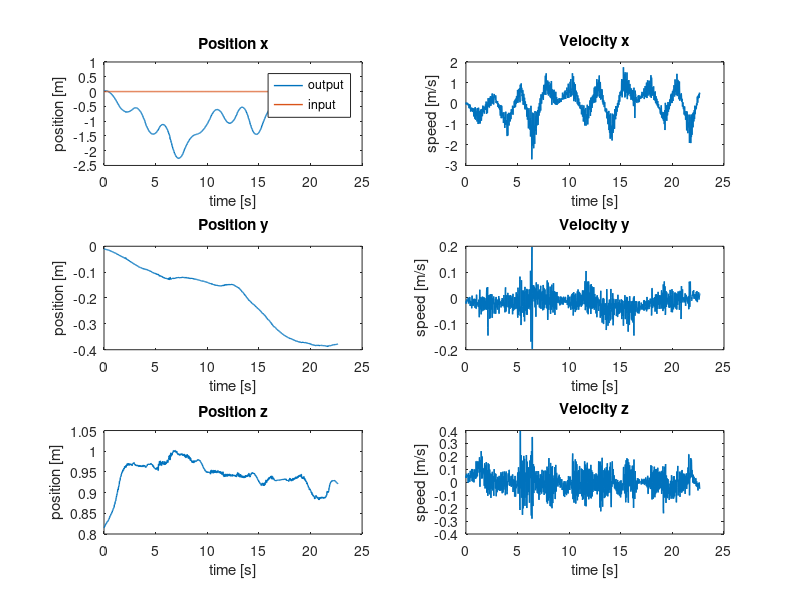
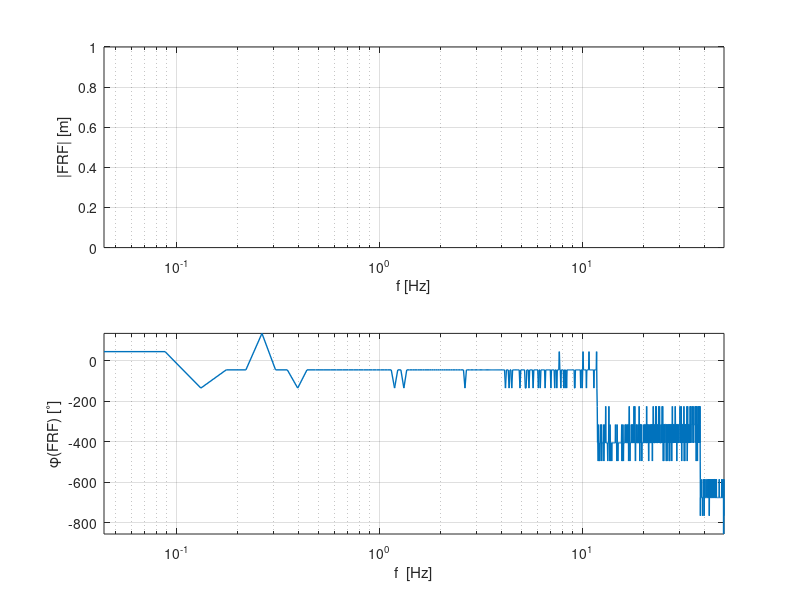
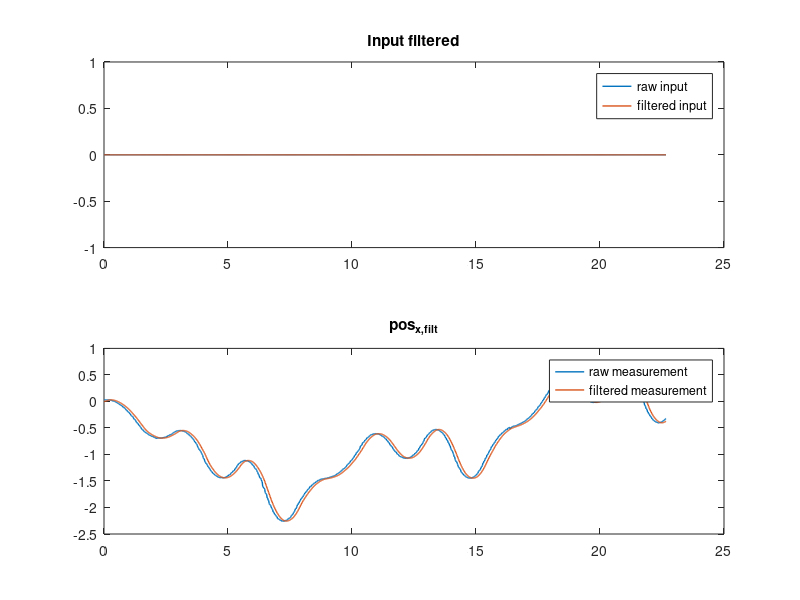
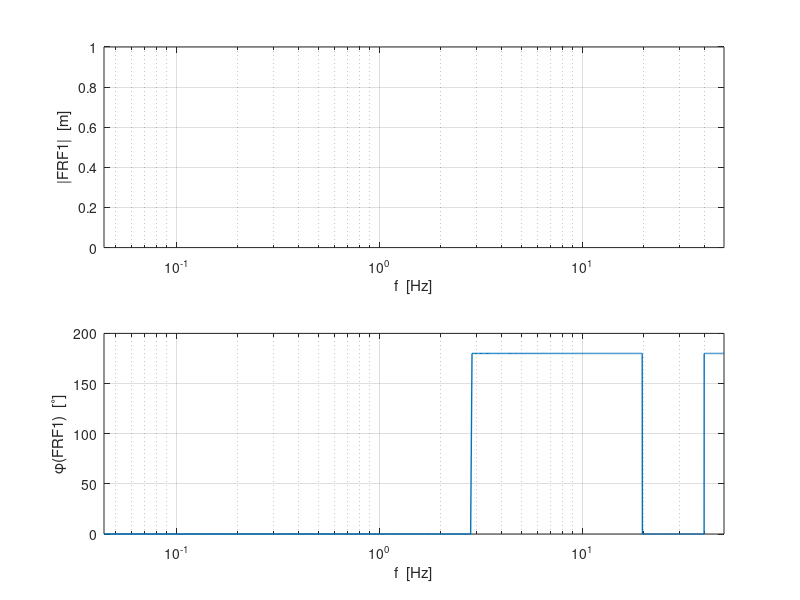

MATLAB code for these plots, in order:
%%% Parameter estimation %%%
% zie ook 'test.m' !
clear all
close all

%% Load data from .mat-file

load angle_identification_x


%% Extract some signals from the data

set(0, 'DefaultLineLineWidth', 1);


% Cutoff useful data
% first_index = find(input~=0, 1);
input = input(1:end-10)';
output_x = output_x(1:end-10)';
output_y = output_y(1:end-10)';
output_z = output_z(1:end-10)';

% Sample time
dt = 0.02;
time = (0:dt:(length(input)-1)*dt)';

% Differentiation of x-, y-, z-position
% dt = sample time (gradient assumes timestep 1)
velocity_x = gradient(output_x)/dt;
velocity_y = gradient(output_y)/dt;
velocity_z = gradient(output_z)/dt;

% Do some plotting of the measurement data.
figure('Name','Measurement Data')
subplot(321), plot(time, output_x, time, input), title('Position x'), xlabel('time [s]'), ylabel('position [m]'), legend('output','input')
subplot(322), plot(time, velocity_x), title('Velocity x'), xlabel('time [s]'), ylabel('speed [m/s]')

subplot(323), plot(time, output_y), title('Position y'), xlabel('time [s]'), ylabel('position [m]')
subplot(324), plot(time, velocity_y), title('Velocity y'), xlabel('time [s]'), ylabel('speed [m/s]')

subplot(325), plot(time, output_z), title('Position z'), xlabel('time [s]'), ylabel('position [m]')
subplot(326), plot(time, velocity_z), title('Velocity z'), xlabel('time [s]'), ylabel('speed [m/s]')


%% Frequency domain - Empirical Transfer Function
Ts = dt;
fs = 1/dt;
N = length(velocity_x);
t = [0:N-1]'*Ts;
N = numel(input);
f = [0:N-1]'*(fs/N);

input_f = fft(input);
output_x_f = fft(output_x);
velocity_x_f = fft(velocity_x);

FRF = output_x_f./input_f;

figure('Name', 'Empirical transfer function freq response'),subplot(2,1,1),semilogx(f, 20*log10(abs(FRF)), 'LineWidth', 1)
axis tight
grid on
xlabel('f [Hz]')
xlim([f(1) f(end)])
ylabel('|FRF| [m]')
subplot(2,1,2),semilogx(f, 180/pi*unwrap(angle(FRF)), 'LineWidth', 1)
grid on
axis tight
xlabel('f  [Hz]')
ylabel('\phi(FRF) [^\circ]')
xlim([f(1) f(end)])



% ---------------------
%% SECOND ORDER FITTING 
% ---------------------

%% Filtering of the in- and output data using Butterworth filter
[B, A] = butter(3, 0.02*5); % order must be higher than order of system, 
                            % adjust cut-off frquency to be higher than 
                            % highest eigenfrequency of the system
                             
% input filtering                           
input_filt = filter(B, A, input);
% output filtering
output_x_filt = filter(B, A, output_x);

figure('Name','3d order Butt. filtered Input & Measurement')
subplot(211),plot(t,input,t,input_filt),title('Input filtered')
legend('raw input', 'filtered input')
subplot(212),plot(time, output_x, time, output_x_filt),title('pos_{x,filt}')
legend('raw measurement', 'filtered measurement')


% Least squares solution for approximation of the parameters in the system
%% Without filtering
% --- PROPER [order(N) = order(D)]
%
%           Y(z)    b2*z^2 + b1*z + b0
%   G(z) = ----- = --------------------
%           U(z)     z^2 + a1*z + a0
%
% y[k] = -a1*y[k-1]-a0*y[k-2]+b2*u[k]+b1*u[k-1]+b0*u[k-2]
%
% theta = [a1 a0 b2 b1 b0]

y1 = output_x(3:end);
Phi1 = [-output_x(2:end-1), -output_x(1:end-2), input(3:end), input(2:end-1), input(1:end-2)];
theta1 = Phi1\y1;

B1 = [theta1(3), theta1(4), theta1(5)];
A1 = [1, theta1(1) theta1(2)];

sys_d1 = tf(B1, A1, Ts);

FRF1 = squeeze(freqresp(sys_d1,2*pi*f));

figure('Name','2nd order, no filter, proper - Freq. resp.'), subplot(211)
semilogx(f, 20*log10(abs(FRF1)))
grid on
xlim([f(1) f(end)])
xlabel('f  [Hz]')
ylabel('|FRF1|  [m]')
subplot(212),semilogx(f, 180/pi*unwrap(angle(FRF1)))
grid on
xlim([f(1) f(end)])
xlabel('f  [Hz]')
ylabel('\phi(FRF1)  [^\circ]')

x1 = lsim(sys_d1,input,t);

figure('Name','2nd order, no filter, proper - Simulation')
subplot(211)
hold on
plot(t, output_x,'g')
plot(t, x1)
title('2nd order, no filter, proper - Simulation VS Measurement')
legend('pos_{x,meas}','pos_{x,sim}')
xlabel('Time [s]')
ylabel('Displacement [m]')
axis tight
subplot(212)
plot(t,output_x - x1)
title('Difference between simulation and measurement')
legend('pos_{x,meas}-pos_{x,sim}')
xlabel('Time [s]')
ylabel('Displacement [m]')
axis tight

figure('Name','2nd order, no filter, proper - Pole Zero Map'),pzmap(sys_d1)


%% With Butterworth filtering of in and output
% --- PROPER [order(N) = order(D)]
%
%           Y(z)    b2*z^2 + b1*z + b0
%   G(z) = ----- = --------------------
%           U(z)     z^2 + a1*z + a0
%
% y[k] = -a1*y[k-1]-a0*y[k-2]+b2*u[k]+b1*u[k-1]+b0*u[k-2]
%
% theta = [a1 a0 b2 b1 b0]

y2 = output_x_filt(3:end);
Phi2 = [-output_x_filt(2:end-1), -output_x_filt(1:end-2), input_filt(3:end), input_filt(2:end-1), input_filt(1:end-2)];
theta2 = Phi2\y2;

B2 = [theta2(3),theta2(4),theta2(5)];
A2 = [1, theta2(1) theta2(2)];

sys_d2 = tf(B2, A2, Ts);

FRF2 = squeeze(freqresp(sys_d2,2*pi*f));

figure('Name','2nd order, filtered, proper - Freq. resp.'),subplot(2,1,1),semilogx(f, 20*log10(abs(FRF2)))
grid on 
xlim([f(1) f(end)])
xlabel('f  [Hz]')
ylabel('|FRF2|  [m]')
axis tight
subplot(2,1,2)
semilogx(f, 180/pi*unwrap(angle(FRF2)))
grid on
xlim([f(1) f(end)])
xlabel('f  [Hz]')
ylabel('\phi(FRF2)  [^\circ]')

x2 = lsim(sys_d2,input,t);

figure('Name','2nd order, filtered, proper - Simulation')
subplot(211)
hold on
plot(t, output_x,'g')
plot(t, output_x_filt)
plot(t,x2)
legend('pos_{x,meas}', 'pos_{x,filt}', 'pos_{x,sim}')
title('2nd order, filtered, proper - Simulation VS Measurement')
xlabel('Time [s]')
axis tight
ylabel('output [m/s]')
subplot(212)
plot(t,output_x - x2)
title('Difference between simulation and measurement')
legend('pos_{x,meas}-pos_{x,sim}')
xlabel('Time [s]')
ylabel('output [m/s]')
axis tight

figure('Name','2nd order, filtered, proper - Pole Zero Map'),pzmap(sys_d2)




% ---------------------
%% THIRD ORDER FITTING 
% ---------------------

%% Filtering of the in- and output data using Butterworth filter
[B, A] = butter(4, 0.02*5); % order must be higher than order of system, 
                            % adjust cut-off frquency to be higher than 
                            % highest eigenfrequency of the system
                             
% input filtering                           
input_filt = filter(B, A, input);
% output filtering
output_x_filt = filter(B, A, output_x);

figure('Name','4th order Butt. filtered Input & Measurement')
subplot(211),plot(t,input,t,input_filt),title('Input filtered')
legend('raw input', 'filtered input')
subplot(212),plot(time, output_x, time, output_x_filt),title('pos_{x,filt}')
legend('raw measurement', 'filtered measurement')


% Least squares solution for approximation of the parameters in the system
%% Without filtering
% --- PROPER [order(N) = order(D)]
%
%           Y(z)    b3*z^3 + b2*z^2 + b1*z + b0
%   G(z) = ----- = -----------------------------
%           U(z)     z^3 + a2*z^2 + a1*z + a0
%
% y[k] =
% -a2*y[k-1]-a1*y[k-2]-a0*y[k-3]+b3*u[k]+b2*u[k-1]+b1*u[k-2]+b0*u[k-3]
%
% theta = [a2 a1 a0 b3 b2 b1 b0]

y3 = output_x(4:end);
Phi3 = [-output_x(3:end-1), -output_x(2:end-2), -output_x(1:end-3), input(4:end), input(3:end-1), input(2:end-2), input(1:end-3)];
theta3 = Phi3\y3;

B3 = [theta3(4), theta3(5), theta3(6), theta3(7)];
A3 = [1, theta3(1) theta3(2) theta3(3)];

sys_d3 = tf(B3, A3, Ts);

FRF3 = squeeze(freqresp(sys_d3,2*pi*f));

figure('Name','3d order, no filter, proper -  Freq. Resp.'), subplot(211)
semilogx(f, 20*log10(abs(FRF3)))
grid on
xlim([f(1) f(end)])
xlabel('f  [Hz]')
ylabel('|FRF3|  [m]')
subplot(212),semilogx(f, 180/pi*unwrap(angle(FRF3)))
grid on
xlim([f(1) f(end)])
xlabel('f  [Hz]')
ylabel('\phi(FRF3)  [^\circ]')

x3 = lsim(sys_d3,input,t);

figure('Name','3d order, no filter, proper - Simulation')
subplot(211)
hold on
plot(t, output_x,'g')
plot(t, x3)
title('3d order, no filter, proper - Simulation VS Measurement')
legend('pos_{x,meas}','pos_{x,sim}')
xlabel('Time [s]')
ylabel('Displacement [m]')
axis tight
subplot(212)
plot(t,output_x - x3)
title('Difference between simulation and measurement')
legend('pos_{x,meas}-pos_{x,sim}')
xlabel('Time [s]')
ylabel('Displacement [m]')
axis tight

figure('Name','3d order, no filter, proper - Pole Zero Map'),pzmap(sys_d3)


%% With Butterworth filtering of in- and output.
% --- PROPER [order(N) = order(D)]
%
%           Y(z)    b3*z^3 + b2*z^2 + b1*z + b0
%   G(z) = ----- = -----------------------------
%           U(z)     z^3 + a2*z^2 + a1*z + a0
%
% y[k] =
% -a2*y[k-1]-a1*y[k-2]-a0*y[k-3]+b3*u[k]+b2*u[k-1]+b1*u[k-2]+b0*u[k-3]
%
% theta = [a2 a1 a0 b3 b2 b1 b0]

y4 = output_x_filt(4:end);
Phi4 = [-output_x_filt(3:end-1), -output_x_filt(2:end-2), -output_x_filt(1:end-3), input_filt(4:end), input_filt(3:end-1), input_filt(2:end-2), input_filt(1:end-3)];
theta4 = Phi4\y4;

B4 = [theta4(4), theta4(5), theta4(6), theta4(7)];
A4 = [1, theta4(1) theta4(2) theta4(3)];

sys_d4 = tf(B4, A4, Ts);

FRF4 = squeeze(freqresp(sys_d4,2*pi*f));

figure('Name','3d order, filtered, proper - Freq. Resp.'), subplot(211)
semilogx(f, 20*log10(abs(FRF4)))
grid on
xlim([f(1) f(end)])
xlabel('f  [Hz]')
ylabel('|FRF4|  [m]')
subplot(212),semilogx(f, 180/pi*unwrap(angle(FRF4)))
grid on
xlim([f(1) f(end)])
xlabel('f  [Hz]')
ylabel('\phi(FRF4)  [^\circ]')

x4 = lsim(sys_d4,input,t);

figure('Name','3d order, filtered, proper - Simulation')
subplot(211)
hold on
plot(t, output_x_filt,'g')
plot(t, x4)
title('3d order, filtered, proper - Simulation VS Measurement')
legend('pos_{x,meas}','pos_{x,sim}')
xlabel('Time [s]')
ylabel('Displacement [m]')
axis tight
subplot(212)
plot(t,output_x_filt - x4)
title('Difference between simulation and measurement')
legend('pos_{x,meas}-pos_{x,sim}')
xlabel('Time [s]')
ylabel('Displacement [m]')
axis tight

figure('Name','NOT  filtered pole zero map'),pzmap(sys_d4)

%% Without filtering
% --- STRICTLY PROPER [order(N) < order(D)]
%
%           Y(z)       b2*z^2 + b1*z + b0
%   G(z) = ----- = --------------------------
%           U(z)    z^3 + a2*z^2 + a1*z + a0
%
% y[k] = -a2*y[k-1]-a1*y[k-2]-a0*y[k-3]+b2*u[k-1]+b1*u[k-2]+b0*u[k-3]
%
% theta = [a2 a1 a0 b2 b1 b0]

y5 = output_x(4:end);
Phi5 = [-output_x(3:end-1), -output_x(2:end-2), -output_x(1:end-3), input(4:end), input(3:end-1), input(2:end-2), input(1:end-3)];
theta5 = Phi5\y5;

B5 = [theta5(4), theta5(5), theta5(6)];
A5 = [1, theta5(1) theta5(2) theta5(3)];

sys_d5 = tf(B5, A5, Ts);

FRF5 = squeeze(freqresp(sys_d5,2*pi*f));

figure('Name','3d order, no filter, strictly proper - Freq. Resp.'), subplot(211)
semilogx(f, 20*log10(abs(FRF5)))
grid on
xlim([f(1) f(end)])
xlabel('f  [Hz]')
ylabel('|FRF5|  [m]')
subplot(212),semilogx(f, 180/pi*unwrap(angle(FRF5)))
grid on
xlim([f(1) f(end)])
xlabel('f  [Hz]')
ylabel('\phi(FRF5)  [^\circ]')

x5 = lsim(sys_d5,input,t);

figure('Name','3d order, no filter, strictly proper - Simulation')
subplot(211)
hold on
plot(t, output_x,'g')
plot(t, x5)
title('3d order, no filter, strictly proper - Simulation VS Measurement')
legend('pos_{x,meas}','pos_{x,sim}')
xlabel('Time [s]')
ylabel('Displacement [m]')
axis tight
subplot(212)
plot(t,output_x - x5)
title('Difference between simulation and measurement')
legend('pos_{x,meas}-pos_{x,sim}')
xlabel('Time [s]')
ylabel('Displacement [m]')
axis tight

figure('Name','3d order, no filter, strictly proper - Pole Zero Map'),pzmap(sys_d5)


%% With Butterworth filtering of in- and output.
% --- STRICTLY PROPER [order(N) < order(D)]
%
%           Y(z)       b2*z^2 + b1*z + b0
%   G(z) = ----- = --------------------------
%           U(z)    z^3 + a2*z^2 + a1*z + a0
%
% y[k] = -a2*y[k-1]-a1*y[k-2]-a0*y[k-3]]+b2*u[k-1]+b1*u[k-2]+b0*u[k-3]
%
% theta = [a2 a1 a0 b2 b1 b0]

y6 = output_x_filt(4:end);
Phi6 = [-output_x_filt(3:end-1), -output_x_filt(2:end-2), -output_x_filt(1:end-3), input_filt(3:end-1), input_filt(2:end-2), input_filt(1:end-3)];
theta6 = Phi6\y6;

B6 = [theta6(4), theta6(5), theta6(6)];
A6 = [1, theta6(1) theta6(2) theta6(3)];

sys_d6 = tf(B6, A6, Ts);

FRF6 = squeeze(freqresp(sys_d6,2*pi*f));

figure('Name','3d order, filtered, strictly proper - Freq. Resp.'), subplot(211)
semilogx(f, 20*log10(abs(FRF6)))
grid on
xlim([f(1) f(end)])
xlabel('f  [Hz]')
ylabel('|FRF6|  [m]')
subplot(212),semilogx(f, 180/pi*unwrap(angle(FRF6)))
grid on
xlim([f(1) f(end)])
xlabel('f  [Hz]')
ylabel('\phi(FRF6)  [^\circ]')

x6 = lsim(sys_d6,input,t);

figure('Name','3d order, filtered, strictly proper - Simulation')
subplot(211)
hold on
plot(t, output_x_filt,'g')
plot(t, x6)
title('3d order, filtered, strictly proper - Simulation VS Measurement')
legend('pos_{x,meas}','pos_{x,sim}')
xlabel('Time [s]')
ylabel('Displacement [m]')
axis tight
subplot(212)
plot(t,output_x_filt - x6)
title('Difference between simulation and measurement')
legend('pos_{x,meas}-pos_{x,sim}')
xlabel('Time [s]')
ylabel('Displacement [m]')
axis tight

figure('Name','3d order, filtered, strictly proper - Pole Zero Map'),pzmap(sys_d6)


% ---------------------
%% FOURTH ORDER FITTING 
% ---------------------

%% Filtering of the in- and output data using Butterworth filter
[B, A] = butter(5, 0.02*5); % order must be higher than order of system, 
                            % adjust cut-off frquency to be higher than 
                            % highest eigenfrequency of the system
                             
% input filtering                           
input_filt = filter(B, A, input);
% output filtering
output_x_filt = filter(B, A, output_x);

figure('Name','4th order Butt. filtered Input & Measurement')
subplot(211),plot(t,input,t,input_filt),title('Input filtered')
legend('raw input', 'filtered input')
subplot(212),plot(time, output_x, time, output_x_filt),title('pos_{x,filt}')
legend('raw measurement', 'filtered measurement')


%% With Butterworth filtering of in- and output.
% --- STRICTLY PROPER [order(N) < order(D)]
%
%           Y(z)       b3*z^3 + b2*z^2 + b1*z + b0
%   G(z) = ----- = -----------------------------------
%           U(z)    z^4 + a3*z^3 + a2*z^2 + a1*z + a0
%
% y[k] = -a3*y[k-1]-a2*y[k-2]-a1*y[k-3]-a0*y[k-4]+b3*u[k-1]+b2*u[k-2]+b1*u[k-3]+b1*u[k-4]
%
% theta = [a3 a2 a1 a0 b3 b2 b1 b0]

y7 = output_x_filt(5:end);
Phi7 = [-output_x_filt(4:end-1), -output_x_filt(3:end-2), -output_x_filt(2:end-3), -output_x_filt(1:end-4), input_filt(4:end-1), input_filt(3:end-2), input_filt(2:end-3), input_filt(1:end-4)];
theta7 = Phi7\y7;

B7 = [theta7(5), theta7(6), theta7(7), theta7(8)];
A7 = [1, theta7(1) theta7(2) theta7(3) theta7(4)];

sys_d7 = tf(B7, A7, Ts);

FRF7 = squeeze(freqresp(sys_d7,2*pi*f));

figure('Name','4th order, filtered, strictly proper - Freq. Resp.'), subplot(211)
semilogx(f, 20*log10(abs(FRF6)))
grid on
xlim([f(1) f(end)])
xlabel('f  [Hz]')
ylabel('|FRF7|  [m]')
subplot(212),semilogx(f, 180/pi*unwrap(angle(FRF6)))
grid on
xlim([f(1) f(end)])
xlabel('f  [Hz]')
ylabel('\phi(FRF7)  [^\circ]')

x7 = lsim(sys_d7,input,t);

figure('Name','4th order, filtered, strictly proper - Simulation')
subplot(211)
hold on
plot(t, output_x_filt,'g')
plot(t, x7)
title('4th order, filtered, strictly proper - Simulation VS Measurement')
legend('pos_{x,meas}','pos_{x,sim}')
xlabel('Time [s]')
ylabel('Displacement [m]')
axis tight
subplot(212)
plot(t,output_x_filt - x7)
title('Difference between simulation and measurement')
legend('pos_{x,meas}-pos_{x,sim}')
xlabel('Time [s]')
ylabel('Displacement [m]')
axis tight

figure('Name','4th order, filtered, strictly proper - Pole Zero Map'),pzmap(sys_d7)





%  ------------------
%% Comparison of fits
%  ------------------
figure
plot(t,[output_x ...
        x3 x4 x5 x6 x7])
        %x1 x2]) 
legend('measurement',...
       '3d - no filter - proper',...
       '3d - filter - proper',...
       '3d - no filter - strictly proper',...
       '3d - filter - strictly proper',...
       '4th - filter - strictly proper')
     %'2nd - no filter - proper', ...
     %'2nd - filter - proper')  % unstable!

     
%% continuous time transfer function



%% Save result (transfer function)
%save('HVJ_x_cont','sys_c2nd')

